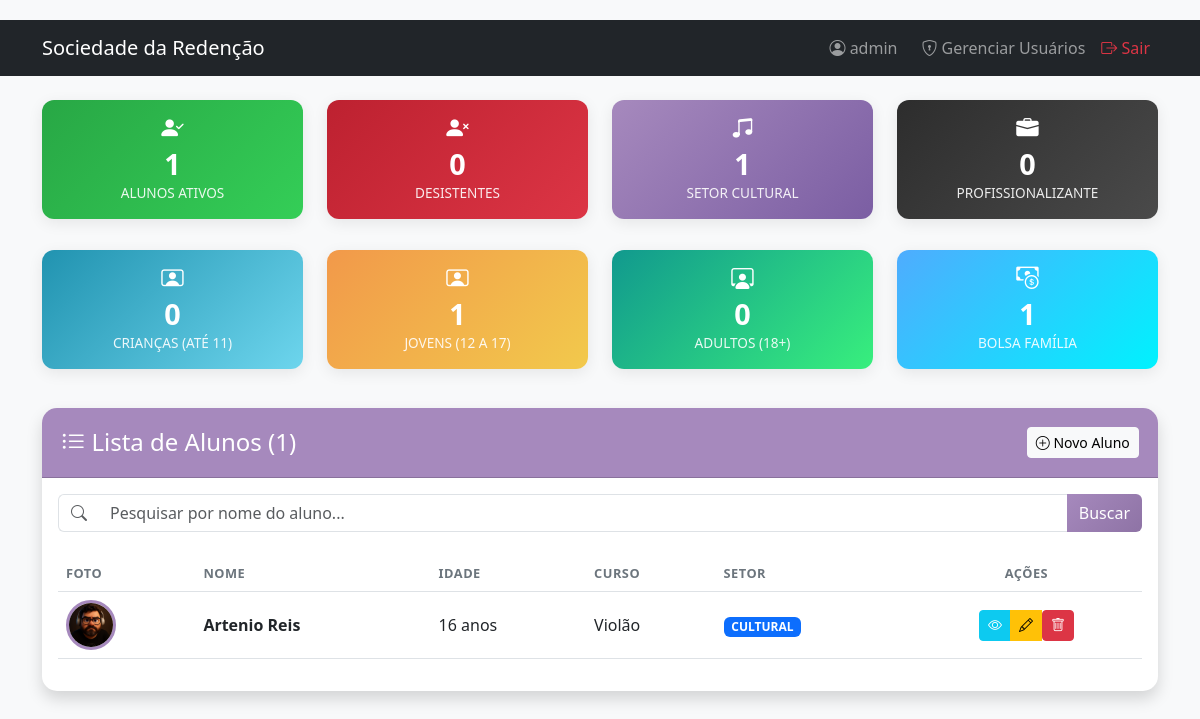
/ (signed in), run on the app's committed database.
### models.py (models this page shows, shortened)
class Aluno(db.Model):
    id = db.Column(db.Integer, primary_key=True)
    foto = db.Column(db.String(200), nullable=True)
    documento = db.Column(db.String(200), nullable=True)
    nome_completo = db.Column(db.String(100), nullable=False)
    cpf = db.Column(db.String(14), nullable=True)
    rg_certidao = db.Column(db.String(50), nullable=True)  # Novo campo
    telefone = db.Column(db.String(20), nullable=True)
    data_nascimento = db.Column(db.Date, nullable=False)
    idade = db.Column(db.Integer, nullable=False)
    nome_pais = db.Column(db.String(100), nullable=False)
    curso = db.Column(db.String(100), nullable=False)
    setor = db.Column(db.String(20), nullable=False)
    endereco = db.Column(db.String(200), nullable=False)
    escola = db.Column(db.String(100), nullable=False)
    trabalho_ficha_adulto = db.Column(db.Boolean, default=False)
    nome_trabalho_profissao = db.Column(db.String(100), nullable=True)
    bolsa_familia = db.Column(db.Boolean, default=False)
    irmaos = db.Column(db.Integer, default=0)
    renda_familiar = db.Column(db.Float, nullable=False)
    pessoas_residencia = db.Column(db.Integer, nullable=False)
    desistencia = db.Column(db.String(10), default='NÃO')
    observacao = db.Column(db.Text, nullable=True)
    data_cadastro = db.Column(db.DateTime, default=datetime.utcnow)

### app.py (the view)
@app.route('/')
@login_required
def index():
    termo_busca = request.args.get('q', '')
    if termo_busca:
        alunos = Aluno.query.filter(Aluno.nome_completo.ilike(f'%{termo_busca}%')).order_by(Aluno.nome_completo).all()
    else:
        alunos = Aluno.query.order_by(Aluno.nome_completo).all()
    ativos = Aluno.query.filter_by(desistencia='NÃO').count()
    desistentes = Aluno.query.filter_by(desistencia='SIM').count()
    cultural = Aluno.query.filter_by(setor='CULTURAL', desistencia='NÃO').count()
    profissional = Aluno.query.filter_by(setor='PROFISSIONALIZANTE', desistencia='NÃO').count()
    bolsa = Aluno.query.filter_by(bolsa_familia=True, desistencia='NÃO').count()
    criancas = Aluno.query.filter(Aluno.idade < 12, Aluno.desistencia == 'NÃO').count()
    adolescentes = Aluno.query.filter(Aluno.idade >= 12, Aluno.idade < 18, Aluno.desistencia == 'NÃO').count()
    adultos = Aluno.query.filter(Aluno.idade >= 18, Aluno.desistencia == 'NÃO').count()
    return render_template('index.html',
                           alunos=alunos,
                           cultural=cultural,
                           profissionalizante=profissional,
                           bolsa_familia=bolsa,
                           criancas=criancas,
                           adolescentes=adolescentes,
                           adultos=adultos,
                           ativos=ativos,
                           desistentes=desistentes,
                           total_alunos=len(alunos),
                           termo_busca=termo_busca)

### app.py (called while the page is built)
def login_required(f):
    @wraps(f)
    def decorated_function(*args, **kwargs):
        if 'logged_in' not in session:
            return redirect(url_for('login'))
        return f(*args, **kwargs)
    return decorated_function

@app.context_processor
def utility_processor():
    def format_currency(value):
        return f"R$ {value:,.2f}".replace('.', ',') if value is not None else "R$ 0,00"
    def format_date(value):
        return value.strftime('%d/%m/%Y') if value else ""
    def format_boolean(value):
        return "SIM" if value else "NÃO"
    return dict(format_currency=format_currency, format_date=format_date, format_boolean=format_boolean, now=datetime.now())

### templates/index.html (shortened to what this page needs)
{% extends "base.html" %}
{% block content %}
<div class="row mb-3">
    <div class="col-md-3">
        <div class="stat-card stat-ativo">
            <h3><i class="bi bi-person-check-fill"></i></h3>
            <h4>{{ ativos }}</h4>
            <p>Alunos Ativos</p>
        </div>
    </div>
    <div class="col-md-3">
        <div class="stat-card stat-desistente">
            <h3><i class="bi bi-person-x-fill"></i></h3>
            <h4>{{ desistentes }}</h4>
            <p>Desistentes</p>
        </div>
    </div>
    <div class="col-md-3">
        <div class="stat-card stat-cultural">
            <h3><i class="bi bi-music-note-beamed"></i></h3>
            <h4>{{ cultural }}</h4>
            <p>Setor Cultural</p>
        </div>
    </div>
    <div class="col-md-3">
        <div class="stat-card stat-profissional">
            <h3><i class="bi bi-briefcase-fill"></i></h3>
            <h4>{{ profissionalizante }}</h4>
            <p>Profissionalizante</p>
        </div>
    </div>
</div>
<div class="row mb-4">
    <div class="col-md-3">
        <div class="stat-card stat-crianca">
            <h3><i class="bi bi-person-video"></i></h3>
            <h4>{{ criancas }}</h4>
            <p>Crianças (até 11)</p>
        </div>
    </div>
    <div class="col-md-3">
        <div class="stat-card stat-adolescente">
            <h3><i class="bi bi-person-video"></i></h3>
            <h4>{{ adolescentes }}</h4>
            <p>Jovens (12 a 17)</p>
        </div>
    </div>
    <div class="col-md-3">
        <div class="stat-card stat-adulto">
            <h3><i class="bi bi-person-workspace"></i></h3>
            <h4>{{ adultos }}</h4>
            <p>Adultos (18+)</p>
        </div>
    </div>
    <div class="col-md-3">
        <div class="stat-card stat-bolsa">
            <h3><i class="bi bi-cash-coin"></i></h3>
            <h4>{{ bolsa_familia }}</h4>
            <p>Bolsa Família</p>
        </div>
    </div>
</div>
<div class="card shadow">
    <div class="card-header d-flex justify-content-between align-items-center">
        <h4 class="mb-0"><i class="bi bi-list-ul"></i> Lista de Alunos ({{ total_alunos }})</h4>
        <a href="{{ url_for('cadastrar') }}" class="btn btn-light btn-sm">
            <i class="bi bi-plus-circle"></i> Novo Aluno
        </a>
    </div>
    <div class="card-body">
        <form method="GET" action="{{ url_for('index') }}" class="mb-4">
            <div class="input-group">
                <span class="input-group-text bg-white border-end-0">
                    <i class="bi bi-search text-muted"></i>
                </span>
                <input type="text" name="q" class="form-control border-start-0"
                       placeholder="Pesquisar por nome do aluno..." value="{{ termo_busca }}">
                <button class="btn btn-primary" type="submit">Buscar</button>
            </div>
        </form>
        {% if alunos %}
        <div class="table-responsive">
            <table class="table table-hover align-middle">
                <thead>
                    <tr>
                        <th>Foto</th>
                        <th>Nome</th>
                        <th>Idade</th>
                        <th>Curso</th>
                        <th>Setor</th>
                        <th class="text-center">Ações</th>
                    </tr>
                </thead>
                <tbody>
                    {% for aluno in alunos %}
                    <tr>
                        <td>
                            {% if aluno.foto %}
                            <img src="{{ url_for('uploaded_file', filename=aluno.foto) }}" class="aluno-foto" style="width: 50px; height: 50px;">
                            {% else %}
                            <div class="aluno-foto bg-secondary d-flex align-items-center justify-content-center" style="width: 50px; height: 50px;">
                                <i class="bi bi-person text-white"></i>
                            </div>
                            {% endif %}
                        </td>
                        <td class="fw-bold">{{ aluno.nome_completo }}</td>
                        <td>{{ aluno.idade }} anos</td>
                        <td>{{ aluno.curso }}</td>
                        <td>
                            <span class="badge {{ 'bg-primary' if aluno.setor == 'CULTURAL' else 'bg-success' }}">
                                {{ aluno.setor }}
                            </span>
                        </td>
                        <td class="text-center">
                            <div class="btn-group" role="group">
                                <a href="{{ url_for('visualizar', id=aluno.id) }}"
                                   class="btn btn-sm btn-info text-white" title="Visualizar">
                                    <i class="bi bi-eye"></i>
                                </a>
                                <a href="{{ url_for('editar', id=aluno.id) }}"
                                   class="btn btn-sm btn-warning" title="Editar">
                                    <i class="bi bi-pencil"></i>
                                </a>
                                <form action="{{ url_for('excluir', id=aluno.id) }}"
                                      method="POST"
                                      class="d-inline"
                                      onsubmit="return confirm('Tem certeza que deseja excluir permanentemente este aluno?');">
                                    <button type="submit" class="btn btn-sm btn-danger" title="Excluir">
                                        <i class="bi bi-trash"></i>
                                    </button>
                                </form>
                            </div>
                        </td>
                    </tr>
                    {% endfor %}
                </tbody>
            </table>
        </div>
        {% else %}
        <div class="text-center py-5 text-muted">
            <i class="bi bi-people display-4"></i>
            <p class="mt-2">Nenhum aluno encontrado.</p>
        </div>
        {% endif %}
    </div>
</div>
{% endblock %}

### static/css/style.css (style rules this page uses)
:root { --primary-color: #a689bd; --secondary-color: #2d2d2d; --success-color: #28a745; --info-color: #17a2b8; --warning-color: #ffc107; --danger-color: #dc3545; --light-color: #f8f9fa; --dark-color: #2d2d2d; }
body { background-color: #f8f9fa; font-family: 'Segoe UI', Tahoma, Geneva, Verdana, sans-serif; padding-top: 20px; }
.card { border: none; box-shadow: 0 0 25px rgba(0,0,0,0.06); border-radius: 15px; margin-bottom: 25px; }
.card-header { background-color: var(--primary-color); color: white; border-radius: 15px 15px 0 0 !important; padding: 1.2rem; font-weight: 600; }
.btn-primary { background: linear-gradient(135deg, var(--primary-color) 0%, #8e73a5 100%); border: none; transition: 0.3s; }
.aluno-foto { width: 65px; height: 65px; object-fit: cover; border-radius: 50%; border: 3px solid var(--primary-color); background-color: #fff; }
.stat-card { text-align: center; padding: 15px 10px; border-radius: 12px; color: white; margin-bottom: 15px; box-shadow: 0 4px 15px rgba(0,0,0,0.08); transition: transform 0.2s; }
.stat-card h3 { font-size: 1.4rem; margin-bottom: 5px; }
.stat-card h4 { font-size: 1.8rem; margin-bottom: 2px; font-weight: 700; }
.stat-card p { font-size: 0.85rem; margin-bottom: 0; font-weight: 500; text-transform: uppercase; opacity: 0.9; }
.stat-ativo { background: linear-gradient(135deg, #28a745 0%, #34ce57 100%); }
.stat-desistente { background: linear-gradient(135deg, #bd2130 0%, #dc3545 100%); }
.stat-cultural { background: linear-gradient(135deg, var(--primary-color) 0%, #7b5ea3 100%); }
.stat-profissional { background: linear-gradient(135deg, var(--secondary-color) 0%, #4a4a4a 100%); }
.stat-bolsa { background: linear-gradient(135deg, #4facfe 0%, #00f2fe 100%); }
.stat-crianca { background: linear-gradient(135deg, #2193b0 0%, #6dd5ed 100%); }
.stat-adolescente { background: linear-gradient(135deg, #f2994a 0%, #f2c94c 100%); }
.stat-adulto { background: linear-gradient(135deg, #11998e 0%, #38ef7d 100%); }
.table { vertical-align: middle; }
.table thead th { border-top: none; text-transform: uppercase; font-size: 0.8rem; letter-spacing: 0.5px; color: #6c757d; }

### data on the page
Aluno: foto (picture), nome_completo "Artenio Reis", idade "16", curso "Violão", setor "CULTURAL"

### other printed values
{{ session.username }} "admin"
{{ ativos }} "1"
{{ desistentes }} "0"
{{ cultural }} "1"
{{ profissionalizante }} "0"
{{ criancas }} "0"
{{ adolescentes }} "1"
{{ adultos }} "0"
{{ bolsa_familia }} "1"
{{ total_alunos }} "1"
